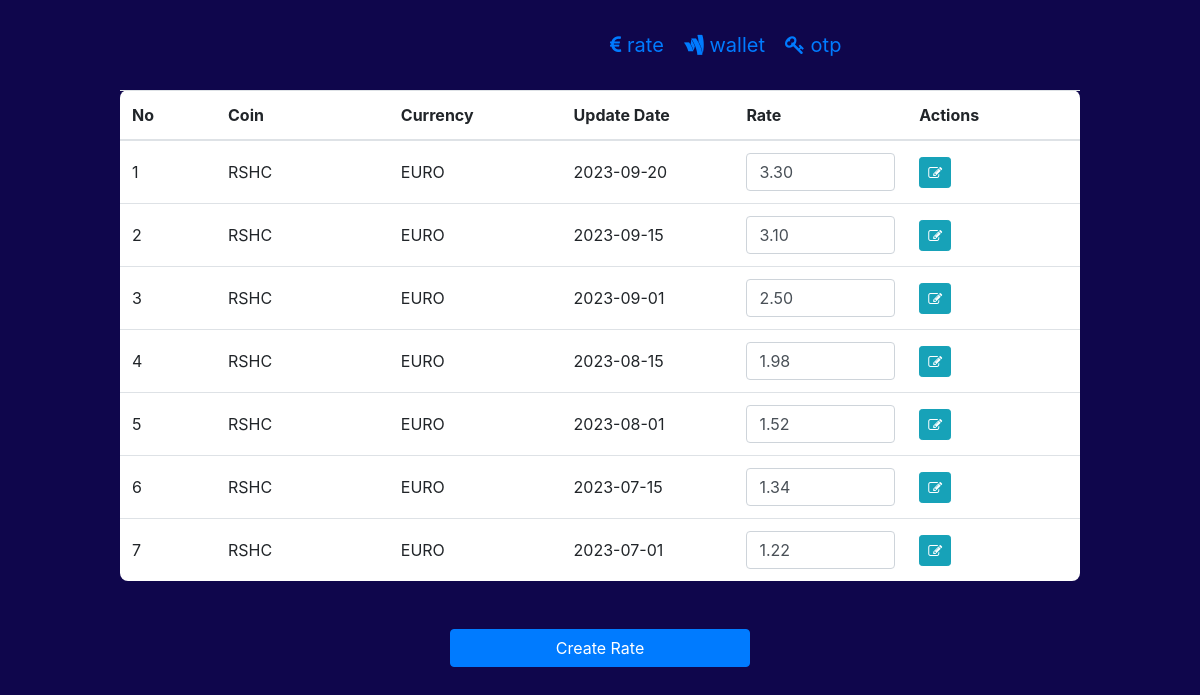
Page /admin/rate.php (signed in) on the committed database.
### tables this page shows
CREATE TABLE `rates` (
  `id` bigint(20) UNSIGNED NOT NULL,
  `fromcurrency` varchar(100) NOT NULL,
  `tocurrency` varchar(100) NOT NULL,
  `amount` double(8,2) NOT NULL,
  `created_at` timestamp NULL DEFAULT NULL,
  `updated_at` timestamp NULL DEFAULT NULL,
  `update_date` date DEFAULT NULL
);

### admin/rate.php (the view, shortened to what this page needs)
<?php
    include "../src/config/db_config.php";
    include "./header.php";
    include "./nav.php";
?>
<?php
    $sql = "SELECT * FROM rates ORDER BY update_date DESC";
    $run_query = mysqli_query($con, $sql);
    if (mysqli_num_rows($run_query) > 0) {
        echo '
        <div class="main">
            <div class="table-responsive">
                <table class="table table-hover table-condensed" style="background-color: white;width: 80%;margin: auto;border-radius: 8px;">
                <thead>
                    <tr>
                        <th style="width:10%">No</th>
                        <th style="width:18%">Coin</th>
                        <th style="width:18%">Currency</th>
                        <th style="width:18%">Update Date</th>
                        <th style="width:18%">Rate</th>
                        <th style="width:18%">Actions</th>
                    </tr>
                </thead>
                <tbody>
                ';
        $n=0;
        while ($row=mysqli_fetch_array($run_query)) {
            $n++;
            echo '
                <tr>
                    <td>' . $n . '</td>
                    <td>' . $row["fromcurrency"] . '</td>
                    <td>' . $row["tocurrency"]. '</td>
                    <td>' . $row["update_date"]. '</td>
                    <td><input type="text" class="form-control rate-'. $row["id"] .'" value="'. $row["amount"] .'" ></td>
                    <td>
                        <div class="btn-group">
                            <a href="#" class="btn btn-info btn-sm update" data-id="'. $row["id"] .'"><i class="fa fa-edit"></i></a>
                        </div>
                    </td>
                </tr>';
        }
        echo '</tbody></table></div></div>';
    }
    else {
        echo "<p>Data is not exist!</p>";
    }
?>
    <div class="text-center mt-5">
        <button class="btn btn-primary" style="width: 300px;" data-toggle="modal" data-target="#myModal" id="createbutton">Create Rate</button>
    </div>
<?php
    include "./footer.php";
?>

### admin/header.php (shortened to what this page needs)
<!DOCTYPE html>
<html lang="en">
	<head>
        <link rel="stylesheet" href="https://cdn.jsdelivr.net/npm/bootstrap@4.6.2/dist/css/bootstrap.min.css">
        <link rel="stylesheet" href="https://cdnjs.cloudflare.com/ajax/libs/font-awesome/4.7.0/css/font-awesome.min.css">
    </head>
	<body style="background-color: #0f064c; color:white">

### admin/nav.php
<header>
    <div class="container">
        <ul class="header-links pull-right" style="list-style-type: none;width: 50%;display: flex;margin: 30px;font-size: 20px;gap: 20px;">
            <li><a href="./rate.php"><i class="fa fa-eur"></i> rate</a></li>
            <li><a href="./wallet.php"><i class="fa fa-google-wallet"></i> wallet</a></li>
            <li><a href="./otp.php"><i class="fa fa-key"></i> otp</a></li>
        </ul>
    </div>
</header>

### admin/footer.php (shortened to what this page needs)
    </body>
</html>

### admin/rate.php (style rules this page uses)
td { vertical-align: middle!important; }

### rows in the picture
rates: fromcurrency "RSHC", tocurrency "EURO", update_date "2023-09-20", amount "3.30"
rates: fromcurrency "RSHC", tocurrency "EURO", update_date "2023-09-15", amount "3.10"
rates: fromcurrency "RSHC", tocurrency "EURO", update_date "2023-09-01", amount "2.50"
rates: fromcurrency "RSHC", tocurrency "EURO", update_date "2023-08-15", amount "1.98"
rates: fromcurrency "RSHC", tocurrency "EURO", update_date "2023-08-01", amount "1.52"
rates: fromcurrency "RSHC", tocurrency "EURO", update_date "2023-07-15", amount "1.34"
rates: fromcurrency "RSHC", tocurrency "EURO", update_date "2023-07-01", amount "1.22"
